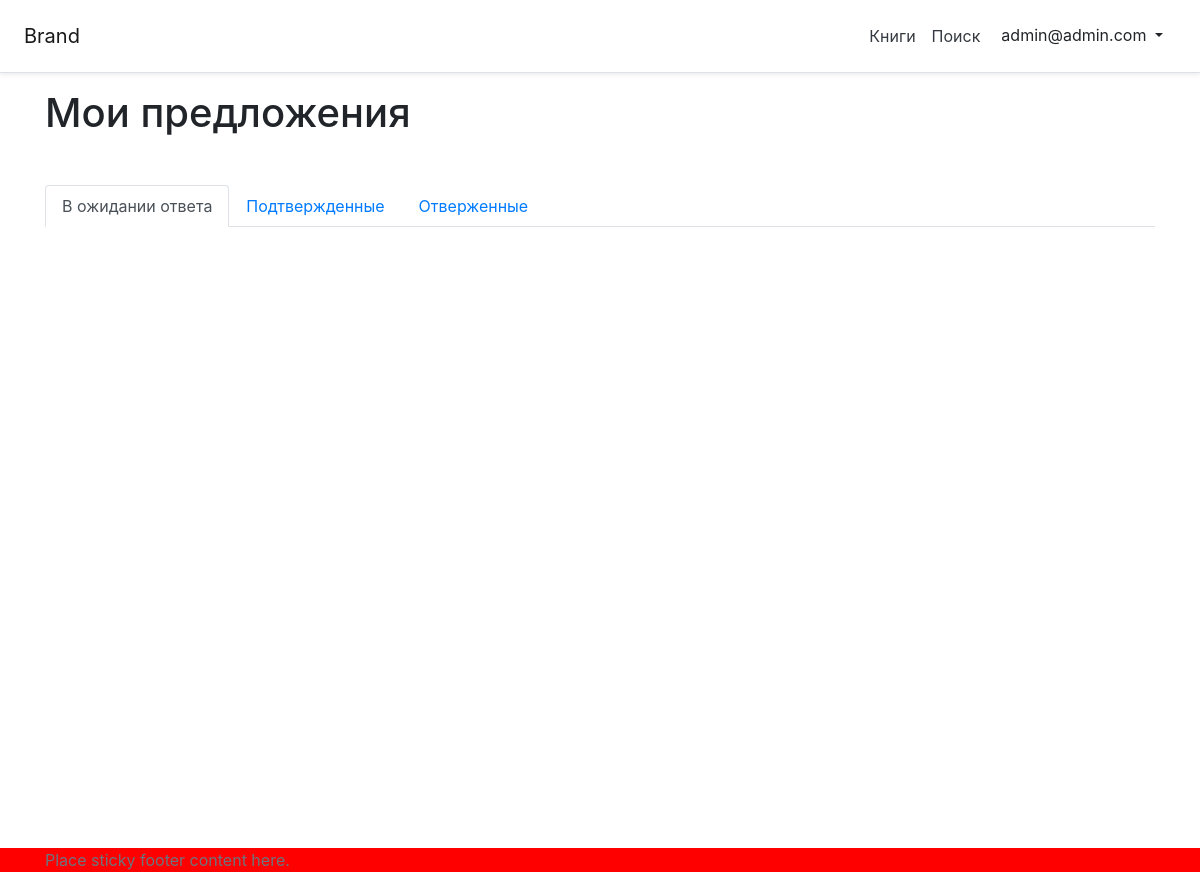
Before: /sentence/my_suggestions/ (signed in) with the older database file.
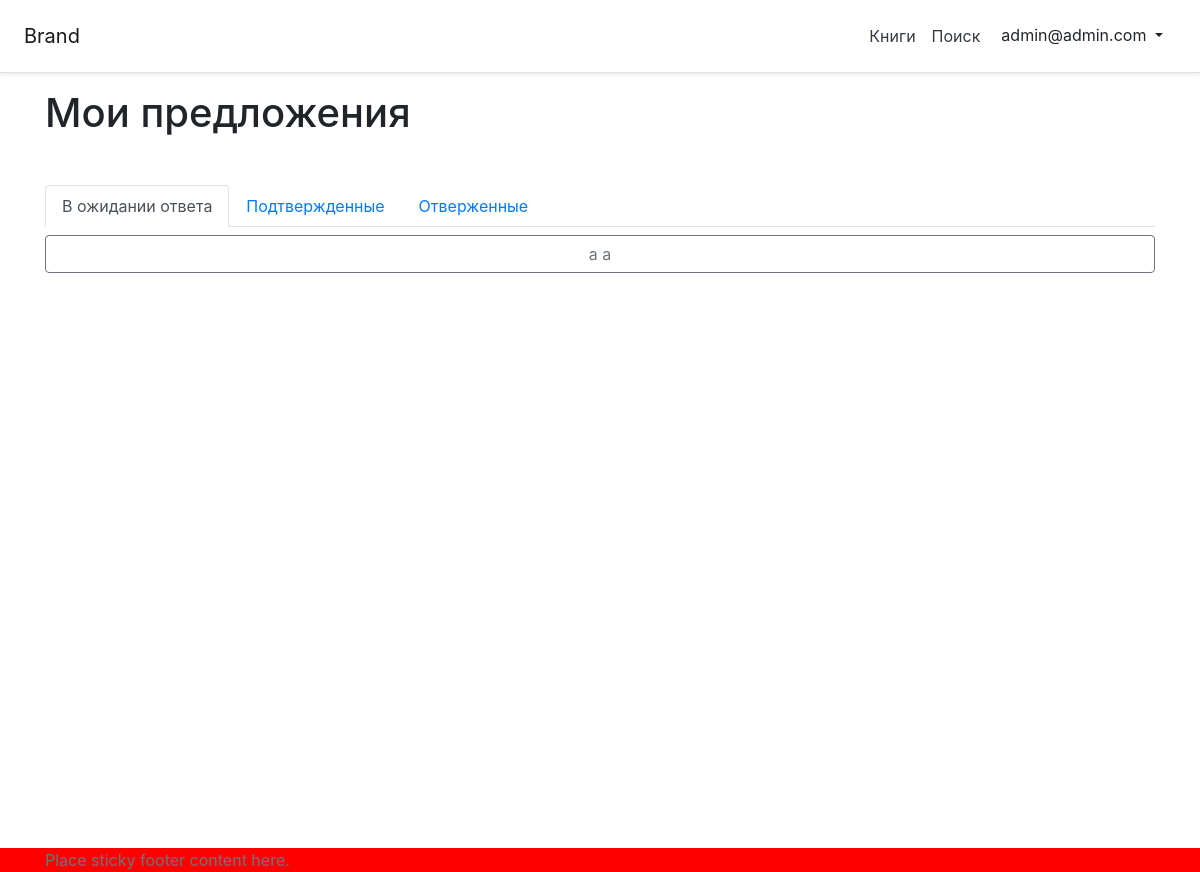
After: the same page with the newer database file.
### sentence/models.py (models this page shows, shortened)
class Sentence(models.Model):
    who_offers = models.ForeignKey(get_user_model(), on_delete=models.SET_NULL,
                                    null=True, related_name='my_offers', verbose_name='Предлагатель')
    books_of_interest_1 = models.ManyToManyField(Book, verbose_name='Интересующие книги предлагателя')
    whomever_is_offered = models.ForeignKey(get_user_model(), on_delete=models.SET_NULL,
                                    null=True, related_name='offers', verbose_name='Получатель предложения')
    books_of_interest_2 = models.ManyToManyField(Book, blank=True, related_name='interest',
                                    verbose_name='Интересующие книги получатель предложения',
                                    db_table='BooksOfInterestToTheOfferRecipient')
    message_1 = models.TextField(default='', blank=True, verbose_name='Сообщение предлагателя')
    reason_for_refusal = models.TextField(default='',blank=True, verbose_name='Сообщение с причиной отказа')
    permission = models.BooleanField(default=None, null=True, verbose_name='Согласие')
    created_at = models.DateTimeField(auto_now_add=True, verbose_name='Время создания')
    updated_at = models.DateTimeField(auto_now=True, verbose_name='Время обновления')
    class Meta:
        verbose_name = 'Предложение'
        verbose_name_plural = 'Предложения'
        ordering = ('-created_at', '-updated_at')

### users/models.py (models this page shows)
class CustomUser(AbstractUser):
    city = models.ForeignKey(City, on_delete=models.DO_NOTHING, null=True, verbose_name='Город')
    avatar = models.ImageField(verbose_name='Аватар', upload_to=get_avatar_path, blank=True, null=True)
    phone_number = PhoneNumberField(blank=True, null=True, unique=True, verbose_name='Номер телефона')
    def get_absolute_url(self):
        return reverse('users:user_detail', args=[str(self.pk)])
    def __str__(self):
        return f'{self.first_name} {self.last_name}'

### sentence/views.py (the view)
# urls.py: path('my_suggestions/', MySuggestionsView.as_view(), name='my_suggestions'),
class MySuggestionsView(LoginRequiredMixin, ListView):
    model = Sentence
    template_name = 'sentence/my_suggestions.html'
    context_object_name = 'my_offers'
    ordering = '-id'
    def get_queryset(self):
        queryset = super().get_queryset()
        queryset = queryset.filter(who_offers=self.request.user)
        return queryset
    def get_context_data(self, **kwargs):
        context = super().get_context_data(**kwargs)
        context['unanswered_offers'] = context['my_offers'].filter(permission=None)
        context['confirmed_offers'] = context['my_offers'].filter(permission=True)
        context['rejected_offers'] = context['my_offers'].filter(permission=False)
        return context

### book/models.py (called while the page is built)
    def __str__(self):
        return self.name

    def get_absolute_url(self):
        return reverse('book:book_detail', args=[self.slug])

### sentence/templates/sentence/my_suggestions.html (shortened to what this page needs)
{% extends '_base.html' %}
{% load thumbnail %}
{% load static %}
{% block content %}
    <div class="container">
        <h1>Мои предложения</h1>
        <div class="mt-5">
            <ul class="nav nav-tabs nav-stacked">
                <li class="nav-item">
                    <a href="#unanswered_offers" data-toggle="tab" class="nav-link active">В ожидании ответа</a>
                </li>
                <li class="nav-item">
                    <a href="#confirmed_offers" data-toggle="tab" class="nav-link">Подтвержденные</a>
                </li>
                <li class="nav-item">
                    <a href="#rejected_offers" data-toggle="tab" class="nav-link">Отверженные</a>
                </li>
            </ul>
            <div class="tab-content">
                <div class="tab-pane fade show active" id="unanswered_offers">
                    {% for offer in unanswered_offers %}
                    <div class="mt-2">
                        <button class="btn btn-outline-secondary btn-block" onclick="toggle('#block-{{ offer.id }}');" type="button">
                            {{ offer.whomever_is_offered }}
                        </button>
                    </div>
                    {% endfor %}
                </div>
            </div>
        </div>
    </div>
{% endblock %}

Changed rows visible on the page:
added Sentence: whomever_is_offered "a a"
